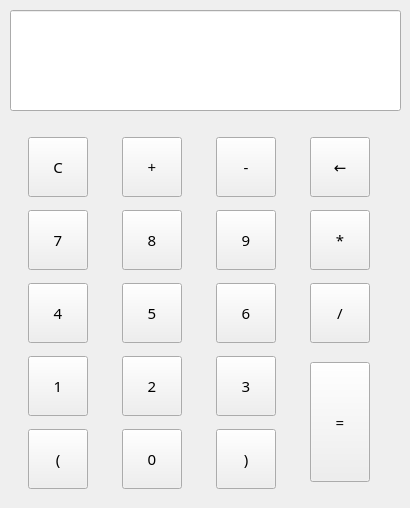
<?xml version="1.0" encoding="UTF-8"?>
<ui version="4.0">
 <class>Widget</class>
 <widget class="QWidget" name="Widget">
  <property name="geometry">
   <rect>
    <x>0</x>
    <y>0</y>
    <width>410</width>
    <height>508</height>
   </rect>
  </property>
  <property name="font">
   <font>
    <pointsize>12</pointsize>
   </font>
  </property>
  <property name="windowTitle">
   <string>Widget</string>
  </property>
  <widget class="QLineEdit" name="lineEdit">
   <property name="geometry">
    <rect>
     <x>10</x>
     <y>10</y>
     <width>391</width>
     <height>101</height>
    </rect>
   </property>
   <property name="font">
    <font>
     <pointsize>24</pointsize>
    </font>
   </property>
  </widget>
  <widget class="QWidget" name="">
   <property name="geometry">
    <rect>
     <x>0</x>
     <y>130</y>
     <width>401</width>
     <height>371</height>
    </rect>
   </property>
   <layout class="QGridLayout" name="gridLayout">
    <item row="1" column="3">
     <widget class="QPushButton" name="pbmult">
      <property name="minimumSize">
       <size>
        <width>60</width>
        <height>60</height>
       </size>
      </property>
      <property name="maximumSize">
       <size>
        <width>60</width>
        <height>60</height>
       </size>
      </property>
      <property name="font">
       <font>
        <family>微软雅黑</family>
        <pointsize>11</pointsize>
       </font>
      </property>
      <property name="text">
       <string>*</string>
      </property>
     </widget>
    </item>
    <item row="1" column="1">
     <widget class="QPushButton" name="pb8">
      <property name="minimumSize">
       <size>
        <width>60</width>
        <height>60</height>
       </size>
      </property>
      <property name="maximumSize">
       <size>
        <width>60</width>
        <height>60</height>
       </size>
      </property>
      <property name="font">
       <font>
        <family>微软雅黑</family>
        <pointsize>11</pointsize>
       </font>
      </property>
      <property name="text">
       <string>8</string>
      </property>
     </widget>
    </item>
    <item row="2" column="2">
     <widget class="QPushButton" name="pb6">
      <property name="minimumSize">
       <size>
        <width>60</width>
        <height>60</height>
       </size>
      </property>
      <property name="maximumSize">
       <size>
        <width>60</width>
        <height>60</height>
       </size>
      </property>
      <property name="font">
       <font>
        <family>微软雅黑</family>
        <pointsize>11</pointsize>
       </font>
      </property>
      <property name="text">
       <string>6</string>
      </property>
     </widget>
    </item>
    <item row="0" column="3">
     <widget class="QPushButton" name="pbdel">
      <property name="minimumSize">
       <size>
        <width>60</width>
        <height>60</height>
       </size>
      </property>
      <property name="maximumSize">
       <size>
        <width>60</width>
        <height>60</height>
       </size>
      </property>
      <property name="font">
       <font>
        <family>微软雅黑</family>
        <pointsize>11</pointsize>
       </font>
      </property>
      <property name="text">
       <string>←</string>
      </property>
     </widget>
    </item>
    <item row="2" column="1">
     <widget class="QPushButton" name="pb5">
      <property name="minimumSize">
       <size>
        <width>60</width>
        <height>60</height>
       </size>
      </property>
      <property name="maximumSize">
       <size>
        <width>60</width>
        <height>60</height>
       </size>
      </property>
      <property name="font">
       <font>
        <family>微软雅黑</family>
        <pointsize>11</pointsize>
       </font>
      </property>
      <property name="text">
       <string>5</string>
      </property>
     </widget>
    </item>
    <item row="0" column="2">
     <widget class="QPushButton" name="pbsub">
      <property name="minimumSize">
       <size>
        <width>60</width>
        <height>60</height>
       </size>
      </property>
      <property name="maximumSize">
       <size>
        <width>60</width>
        <height>60</height>
       </size>
      </property>
      <property name="font">
       <font>
        <family>微软雅黑</family>
        <pointsize>11</pointsize>
       </font>
      </property>
      <property name="text">
       <string>-</string>
      </property>
     </widget>
    </item>
    <item row="2" column="0">
     <widget class="QPushButton" name="pb4">
      <property name="minimumSize">
       <size>
        <width>60</width>
        <height>60</height>
       </size>
      </property>
      <property name="maximumSize">
       <size>
        <width>60</width>
        <height>60</height>
       </size>
      </property>
      <property name="font">
       <font>
        <family>微软雅黑</family>
        <pointsize>11</pointsize>
       </font>
      </property>
      <property name="text">
       <string>4</string>
      </property>
     </widget>
    </item>
    <item row="3" column="2">
     <widget class="QPushButton" name="pb3">
      <property name="minimumSize">
       <size>
        <width>60</width>
        <height>60</height>
       </size>
      </property>
      <property name="maximumSize">
       <size>
        <width>60</width>
        <height>60</height>
       </size>
      </property>
      <property name="font">
       <font>
        <family>微软雅黑</family>
        <pointsize>11</pointsize>
       </font>
      </property>
      <property name="text">
       <string>3</string>
      </property>
     </widget>
    </item>
    <item row="0" column="0">
     <widget class="QPushButton" name="pbC">
      <property name="minimumSize">
       <size>
        <width>60</width>
        <height>60</height>
       </size>
      </property>
      <property name="maximumSize">
       <size>
        <width>60</width>
        <height>60</height>
       </size>
      </property>
      <property name="font">
       <font>
        <family>微软雅黑</family>
        <pointsize>11</pointsize>
       </font>
      </property>
      <property name="text">
       <string>C</string>
      </property>
     </widget>
    </item>
    <item row="4" column="2">
     <widget class="QPushButton" name="pbright">
      <property name="minimumSize">
       <size>
        <width>60</width>
        <height>60</height>
       </size>
      </property>
      <property name="maximumSize">
       <size>
        <width>60</width>
        <height>60</height>
       </size>
      </property>
      <property name="font">
       <font>
        <family>微软雅黑</family>
        <pointsize>11</pointsize>
       </font>
      </property>
      <property name="text">
       <string>)</string>
      </property>
     </widget>
    </item>
    <item row="1" column="2">
     <widget class="QPushButton" name="pb9">
      <property name="minimumSize">
       <size>
        <width>60</width>
        <height>60</height>
       </size>
      </property>
      <property name="maximumSize">
       <size>
        <width>60</width>
        <height>60</height>
       </size>
      </property>
      <property name="font">
       <font>
        <family>微软雅黑</family>
        <pointsize>11</pointsize>
       </font>
      </property>
      <property name="text">
       <string>9</string>
      </property>
     </widget>
    </item>
    <item row="4" column="0">
     <widget class="QPushButton" name="pbleft">
      <property name="minimumSize">
       <size>
        <width>60</width>
        <height>60</height>
       </size>
      </property>
      <property name="maximumSize">
       <size>
        <width>60</width>
        <height>60</height>
       </size>
      </property>
      <property name="font">
       <font>
        <family>微软雅黑</family>
        <pointsize>11</pointsize>
       </font>
      </property>
      <property name="text">
       <string>(</string>
      </property>
     </widget>
    </item>
    <item row="1" column="0">
     <widget class="QPushButton" name="pb7">
      <property name="minimumSize">
       <size>
        <width>60</width>
        <height>60</height>
       </size>
      </property>
      <property name="maximumSize">
       <size>
        <width>60</width>
        <height>60</height>
       </size>
      </property>
      <property name="font">
       <font>
        <family>微软雅黑</family>
        <pointsize>11</pointsize>
       </font>
      </property>
      <property name="text">
       <string>7</string>
      </property>
     </widget>
    </item>
    <item row="0" column="1">
     <widget class="QPushButton" name="pbadd">
      <property name="minimumSize">
       <size>
        <width>60</width>
        <height>60</height>
       </size>
      </property>
      <property name="maximumSize">
       <size>
        <width>60</width>
        <height>60</height>
       </size>
      </property>
      <property name="font">
       <font>
        <family>微软雅黑</family>
        <pointsize>11</pointsize>
       </font>
      </property>
      <property name="text">
       <string>+</string>
      </property>
     </widget>
    </item>
    <item row="3" column="0">
     <widget class="QPushButton" name="pb1">
      <property name="minimumSize">
       <size>
        <width>60</width>
        <height>60</height>
       </size>
      </property>
      <property name="maximumSize">
       <size>
        <width>60</width>
        <height>60</height>
       </size>
      </property>
      <property name="font">
       <font>
        <family>微软雅黑</family>
        <pointsize>11</pointsize>
       </font>
      </property>
      <property name="text">
       <string>1</string>
      </property>
     </widget>
    </item>
    <item row="2" column="3">
     <widget class="QPushButton" name="pbdivis">
      <property name="minimumSize">
       <size>
        <width>60</width>
        <height>60</height>
       </size>
      </property>
      <property name="maximumSize">
       <size>
        <width>60</width>
        <height>60</height>
       </size>
      </property>
      <property name="font">
       <font>
        <family>微软雅黑</family>
        <pointsize>11</pointsize>
       </font>
      </property>
      <property name="text">
       <string>/</string>
      </property>
     </widget>
    </item>
    <item row="4" column="1">
     <widget class="QPushButton" name="pb0">
      <property name="minimumSize">
       <size>
        <width>60</width>
        <height>60</height>
       </size>
      </property>
      <property name="maximumSize">
       <size>
        <width>60</width>
        <height>60</height>
       </size>
      </property>
      <property name="font">
       <font>
        <family>微软雅黑</family>
        <pointsize>11</pointsize>
       </font>
      </property>
      <property name="text">
       <string>0</string>
      </property>
     </widget>
    </item>
    <item row="3" column="1">
     <widget class="QPushButton" name="pb2">
      <property name="minimumSize">
       <size>
        <width>60</width>
        <height>60</height>
       </size>
      </property>
      <property name="maximumSize">
       <size>
        <width>60</width>
        <height>60</height>
       </size>
      </property>
      <property name="font">
       <font>
        <family>微软雅黑</family>
        <pointsize>11</pointsize>
       </font>
      </property>
      <property name="text">
       <string>2</string>
      </property>
     </widget>
    </item>
    <item row="3" column="3" rowspan="2">
     <widget class="QPushButton" name="pbequal">
      <property name="minimumSize">
       <size>
        <width>60</width>
        <height>60</height>
       </size>
      </property>
      <property name="maximumSize">
       <size>
        <width>60</width>
        <height>120</height>
       </size>
      </property>
      <property name="font">
       <font>
        <family>微软雅黑</family>
        <pointsize>11</pointsize>
       </font>
      </property>
      <property name="text">
       <string>=</string>
      </property>
     </widget>
    </item>
   </layout>
  </widget>
 </widget>
 <resources/>
 <connections/>
</ui>
